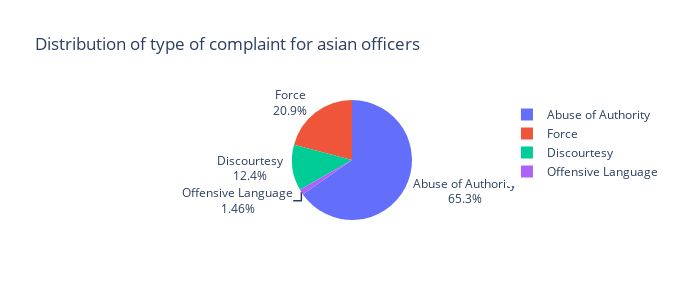

This figure's notebook cell:
### Code cell
print(dfOA.groupby('fado_type').count()['complaint_id'])
fig = px.pie(dfOA,'fado_type',title='Distribution of type of complaint for asian officers',width=700, height=300)
fig=fig.update_traces(textinfo="percent+label")
fig.show()

### Figure 1 — Plotly figure (JSON) as saved in the notebook; plotly's stock layout.template omitted (floating-point values rounded to 4 significant figures; data arrays with more than 128 entries replaced by an {"elided": "..."} marker saying what was removed)
{"data": [{"domain": {"x": [0, 1], "y": [0, 1]}, "hovertemplate": "fado_type=%{label}<extra></extra>", "labels": {"elided": "1163 str values"}, "legendgroup": "", "name": "", "showlegend": true, "textinfo": "percent+label", "type": "pie"}], "layout": {"height": 300, "legend": {"tracegroupgap": 0}, "title": {"text": "Distribution of type of complaint for asian officers"}, "width": 700}}
